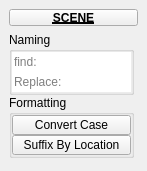
<?xml version="1.0" encoding="UTF-8"?>
<ui version="4.0">
 <class>QtUi</class>
 <widget class="QMainWindow" name="QtUi">
  <property name="enabled">
   <bool>true</bool>
  </property>
  <property name="geometry">
   <rect>
    <x>0</x>
    <y>0</y>
    <width>147</width>
    <height>171</height>
   </rect>
  </property>
  <property name="minimumSize">
   <size>
    <width>0</width>
    <height>0</height>
   </size>
  </property>
  <property name="maximumSize">
   <size>
    <width>999</width>
    <height>999</height>
   </size>
  </property>
  <property name="windowTitle">
   <string>Toolkit</string>
  </property>
  <property name="tabShape">
   <enum>QTabWidget::Triangular</enum>
  </property>
  <property name="dockNestingEnabled">
   <bool>true</bool>
  </property>
  <property name="dockOptions">
   <set>QMainWindow::AllowNestedDocks|QMainWindow::AllowTabbedDocks|QMainWindow::AnimatedDocks|QMainWindow::ForceTabbedDocks</set>
  </property>
  <widget class="QWidget" name="mainWindow">
   <layout class="QVBoxLayout" name="verticalLayout_2">
    <item>
     <widget class="PushButtonDraggable" name="draggable_header">
      <property name="minimumSize">
       <size>
        <width>0</width>
        <height>17</height>
       </size>
      </property>
      <property name="maximumSize">
       <size>
        <width>999</width>
        <height>17</height>
       </size>
      </property>
      <property name="font">
       <font>
        <weight>75</weight>
        <bold>true</bold>
        <underline>true</underline>
       </font>
      </property>
      <property name="text">
       <string>SCENE</string>
      </property>
      <property name="checkable">
       <bool>true</bool>
      </property>
     </widget>
    </item>
    <item>
     <layout class="QVBoxLayout" name="verticalLayout">
      <property name="spacing">
       <number>0</number>
      </property>
      <item>
       <widget class="QGroupBox" name="Naming">
        <property name="minimumSize">
         <size>
          <width>125</width>
          <height>0</height>
         </size>
        </property>
        <property name="maximumSize">
         <size>
          <width>125</width>
          <height>999</height>
         </size>
        </property>
        <property name="title">
         <string>Naming</string>
        </property>
        <layout class="QVBoxLayout" name="verticalLayout_3">
         <property name="spacing">
          <number>0</number>
         </property>
         <property name="leftMargin">
          <number>0</number>
         </property>
         <property name="topMargin">
          <number>0</number>
         </property>
         <property name="rightMargin">
          <number>0</number>
         </property>
         <property name="bottomMargin">
          <number>0</number>
         </property>
         <item>
          <widget class="LineEdit" name="t000">
           <property name="enabled">
            <bool>true</bool>
           </property>
           <property name="minimumSize">
            <size>
             <width>0</width>
             <height>20</height>
            </size>
           </property>
           <property name="maximumSize">
            <size>
             <width>999</width>
             <height>20</height>
            </size>
           </property>
           <property name="toolTip">
            <string>&lt;html&gt;&lt;head/&gt;&lt;body&gt;&lt;p&gt;Rename: &lt;span style=&quot; font-weight:600;&quot;&gt;Find&lt;/span&gt;&lt;/p&gt;&lt;p&gt;Find matches to rename from all scene objects.&lt;/p&gt;&lt;p&gt;If no objects are selected, all scene objects will be renamed.&lt;/p&gt;&lt;p&gt;&lt;span style=&quot; text-decoration: underline;&quot;&gt;standard wildcards:&lt;/span&gt;&lt;/p&gt;&lt;p&gt;string - Search exact.&lt;/p&gt;&lt;p&gt;*string* - Search contains chars.*frm - Search endswith chars.&lt;/p&gt;&lt;p&gt;*string - Search endswith chars.&lt;/p&gt;&lt;p&gt;string* - Search startswith chars.&lt;/p&gt;&lt;p&gt;string|string - Search any of. can be used in conjuction with other modifiers.&lt;/p&gt;&lt;p&gt;&lt;br/&gt;&lt;/p&gt;&lt;p&gt;regex syntax:&lt;/p&gt;&lt;p&gt;(.) match any char. ex. '1..', '1111' #returns the regex object &amp;lt;111&amp;gt;&lt;/p&gt;&lt;p&gt;(^) match start. ex. '^11', '011' #returns None&lt;/p&gt;&lt;p&gt;($) match end. ex. '11$', '011' #returns the regex object &amp;lt;11&amp;gt;&lt;/p&gt;&lt;p&gt;(|) or. ex. re.match('1|0', '011') #returns the regex object &amp;lt;0&amp;gt;&lt;/p&gt;&lt;p&gt;(\A,\Z) beginning of a string and end of a string. ex. '\A011\Z', '011' #&lt;/p&gt;&lt;p&gt;(\b) empty string. (\B matches the empty string anywhere else). '\b(011)\b', '011 011 011' #&lt;/p&gt;&lt;p&gt;&lt;br/&gt;&lt;/p&gt;&lt;/body&gt;&lt;/html&gt;</string>
           </property>
           <property name="layoutDirection">
            <enum>Qt::RightToLeft</enum>
           </property>
           <property name="autoFillBackground">
            <bool>true</bool>
           </property>
           <property name="text">
            <string/>
           </property>
           <property name="maxLength">
            <number>99</number>
           </property>
           <property name="frame">
            <bool>false</bool>
           </property>
           <property name="placeholderText">
            <string>find:</string>
           </property>
          </widget>
         </item>
         <item>
          <widget class="LineEdit" name="t001">
           <property name="enabled">
            <bool>true</bool>
           </property>
           <property name="minimumSize">
            <size>
             <width>0</width>
             <height>20</height>
            </size>
           </property>
           <property name="maximumSize">
            <size>
             <width>999</width>
             <height>20</height>
            </size>
           </property>
           <property name="toolTip">
            <string>&lt;html&gt;&lt;head/&gt;&lt;body&gt;&lt;p&gt;Rename: &lt;span style=&quot; font-weight:600;&quot;&gt;Replace with&lt;/span&gt;&lt;/p&gt;&lt;p&gt;If no objects are selected, all scene objects will be renamed.&lt;/p&gt;&lt;p&gt;&lt;span style=&quot; text-decoration: underline;&quot;&gt;wildcards:&lt;/span&gt;&lt;/p&gt;&lt;p&gt;'' (empty string) - strip from the result.&lt;/p&gt;&lt;p&gt;string - replace all.&lt;/p&gt;&lt;p&gt;*string* - replace only.&lt;/p&gt;&lt;p&gt;*string - replace suffix.&lt;/p&gt;&lt;p&gt;**string - append suffix.&lt;/p&gt;&lt;p&gt;string* - replace prefix.&lt;/p&gt;&lt;p&gt;string** - append prefix.&lt;/p&gt;&lt;/body&gt;&lt;/html&gt;</string>
           </property>
           <property name="layoutDirection">
            <enum>Qt::RightToLeft</enum>
           </property>
           <property name="autoFillBackground">
            <bool>true</bool>
           </property>
           <property name="text">
            <string/>
           </property>
           <property name="maxLength">
            <number>99</number>
           </property>
           <property name="frame">
            <bool>false</bool>
           </property>
           <property name="placeholderText">
            <string>Replace:</string>
           </property>
          </widget>
         </item>
        </layout>
       </widget>
      </item>
      <item>
       <widget class="QGroupBox" name="Formatting">
        <property name="minimumSize">
         <size>
          <width>125</width>
          <height>0</height>
         </size>
        </property>
        <property name="maximumSize">
         <size>
          <width>125</width>
          <height>999</height>
         </size>
        </property>
        <property name="title">
         <string>Formatting</string>
        </property>
        <layout class="QVBoxLayout" name="verticalLayout_4">
         <property name="spacing">
          <number>0</number>
         </property>
         <property name="leftMargin">
          <number>0</number>
         </property>
         <property name="topMargin">
          <number>0</number>
         </property>
         <property name="rightMargin">
          <number>0</number>
         </property>
         <property name="bottomMargin">
          <number>0</number>
         </property>
         <item>
          <widget class="PushButton" name="tb000">
           <property name="enabled">
            <bool>true</bool>
           </property>
           <property name="minimumSize">
            <size>
             <width>0</width>
             <height>20</height>
            </size>
           </property>
           <property name="maximumSize">
            <size>
             <width>999</width>
             <height>20</height>
            </size>
           </property>
           <property name="toolTip">
            <string>&lt;html&gt;&lt;head/&gt;&lt;body&gt;&lt;p&gt;Convert the case of scene object names.&lt;/p&gt;&lt;p&gt;If nothing is selected all scene objects will be renamed.&lt;/p&gt;&lt;/body&gt;&lt;/html&gt;</string>
           </property>
           <property name="text">
            <string>Convert Case</string>
           </property>
           <property name="iconSize">
            <size>
             <width>18</width>
             <height>18</height>
            </size>
           </property>
          </widget>
         </item>
         <item>
          <widget class="PushButton" name="tb001">
           <property name="enabled">
            <bool>true</bool>
           </property>
           <property name="minimumSize">
            <size>
             <width>0</width>
             <height>20</height>
            </size>
           </property>
           <property name="maximumSize">
            <size>
             <width>999</width>
             <height>20</height>
            </size>
           </property>
           <property name="toolTip">
            <string>Rename objects with a suffix defined by its location from origin.</string>
           </property>
           <property name="text">
            <string>Suffix By Location</string>
           </property>
           <property name="iconSize">
            <size>
             <width>18</width>
             <height>18</height>
            </size>
           </property>
          </widget>
         </item>
        </layout>
       </widget>
      </item>
      <item>
       <spacer name="verticalSpacer_2">
        <property name="orientation">
         <enum>Qt::Vertical</enum>
        </property>
        <property name="sizeHint" stdset="0">
         <size>
          <width>20</width>
          <height>40</height>
         </size>
        </property>
       </spacer>
      </item>
     </layout>
    </item>
   </layout>
  </widget>
 </widget>
 <customwidgets>
  <customwidget>
   <class>PushButtonDraggable</class>
   <extends>QPushButton</extends>
   <header>widgets.pushbuttondraggable.h</header>
  </customwidget>
  <customwidget>
   <class>PushButton</class>
   <extends>QPushButton</extends>
   <header>widgets.pushbutton.h</header>
  </customwidget>
  <customwidget>
   <class>LineEdit</class>
   <extends>QLineEdit</extends>
   <header>widgets.lineedit.h</header>
  </customwidget>
 </customwidgets>
 <resources/>
 <connections/>
 <designerdata>
  <property name="gridDeltaX">
   <number>5</number>
  </property>
  <property name="gridDeltaY">
   <number>5</number>
  </property>
  <property name="gridSnapX">
   <bool>true</bool>
  </property>
  <property name="gridSnapY">
   <bool>true</bool>
  </property>
  <property name="gridVisible">
   <bool>true</bool>
  </property>
 </designerdata>
</ui>
